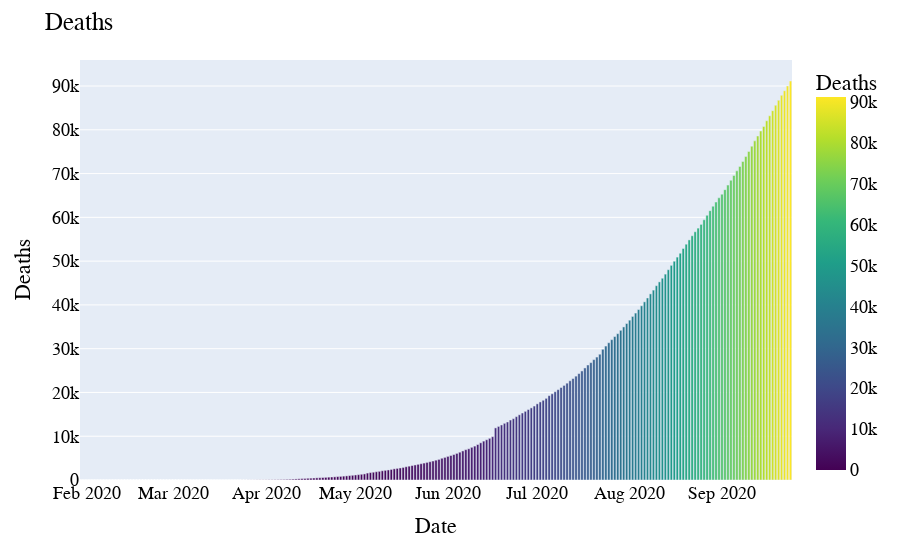

Here is the notebook cell this chart was saved with:
### Markdown cell above
## Deaths

### Code cell
fig = px.bar(date_group, x='Date', y='Deaths', color='Deaths', color_continuous_scale=px.colors.sequential.Viridis)

fig.update_layout(
    title="Deaths",    
    font=dict(
        family="Courier New, monospace",
        size=18,
        color="black"
    )
)

fig.show()

### Figure 1 — Plotly figure (JSON) as saved in the notebook; plotly's stock layout.template omitted (floating-point values rounded to 4 significant figures; data arrays with more than 128 entries replaced by an {"elided": "..."} marker saying what was removed)
{"data": [{"alignmentgroup": "True", "hovertemplate": "Date=%{x}<br>Deaths=%{marker.color}<extra></extra>", "legendgroup": "", "marker": {"color": {"elided": "239 int values"}, "coloraxis": "coloraxis"}, "name": "", "offsetgroup": "", "orientation": "v", "showlegend": false, "textposition": "auto", "type": "bar", "x": {"elided": "239 str values"}, "xaxis": "x", "y": {"elided": "239 int values"}, "yaxis": "y"}], "layout": {"barmode": "relative", "coloraxis": {"colorbar": {"title": {"text": "Deaths"}}, "colorscale": [[0, "#440154"], [0.1111, "#482878"], [0.2222, "#3e4989"], [0.3333, "#31688e"], [0.4444, "#26828e"], [0.5556, "#1f9e89"], [0.6667, "#35b779"], [0.7778, "#6ece58"], [0.8889, "#b5de2b"], [1, "#fde725"]]}, "font": {"color": "black", "family": "Courier New, monospace", "size": 18}, "legend": {"tracegroupgap": 0}, "margin": {"t": 60}, "title": {"text": "Deaths"}, "xaxis": {"anchor": "y", "domain": [0, 1], "title": {"text": "Date"}}, "yaxis": {"anchor": "x", "domain": [0, 1], "title": {"text": "Deaths"}}}}
